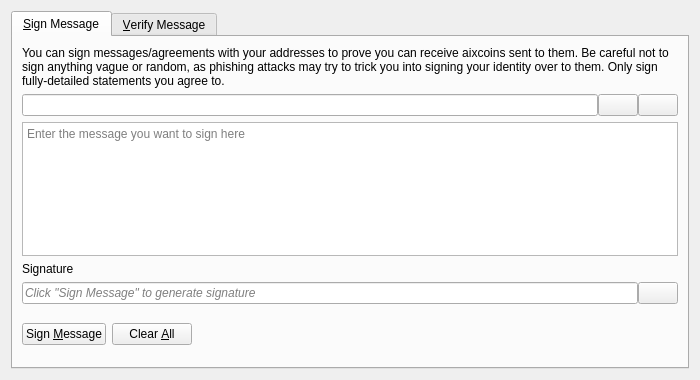
<?xml version="1.0" encoding="UTF-8"?>
<ui version="4.0">
 <class>SignVerifyMessageDialog</class>
 <widget class="QDialog" name="SignVerifyMessageDialog">
  <property name="geometry">
   <rect>
    <x>0</x>
    <y>0</y>
    <width>700</width>
    <height>380</height>
   </rect>
  </property>
  <property name="windowTitle">
   <string>Signatures - Sign / Verify a Message</string>
  </property>
  <property name="modal">
   <bool>true</bool>
  </property>
  <layout class="QVBoxLayout" name="verticalLayout">
   <item>
    <widget class="QTabWidget" name="tabWidget">
     <property name="currentIndex">
      <number>0</number>
     </property>
     <widget class="QWidget" name="tabSignMessage">
      <attribute name="title">
       <string>&amp;Sign Message</string>
      </attribute>
      <layout class="QVBoxLayout" name="verticalLayout_SM">
       <item>
        <widget class="QLabel" name="infoLabel_SM">
         <property name="text">
          <string>You can sign messages/agreements with your addresses to prove you can receive aixcoins sent to them. Be careful not to sign anything vague or random, as phishing attacks may try to trick you into signing your identity over to them. Only sign fully-detailed statements you agree to.</string>
         </property>
         <property name="textFormat">
          <enum>Qt::PlainText</enum>
         </property>
         <property name="wordWrap">
          <bool>true</bool>
         </property>
        </widget>
       </item>
       <item>
        <layout class="QHBoxLayout" name="horizontalLayout_1_SM">
         <property name="spacing">
          <number>0</number>
         </property>
         <item>
          <widget class="QValidatedLineEdit" name="addressIn_SM">
           <property name="toolTip">
            <string>The Aixcoin address to sign the message with</string>
           </property>
          </widget>
         </item>
         <item>
          <widget class="QPushButton" name="addressBookButton_SM">
           <property name="toolTip">
            <string>Choose previously used address</string>
           </property>
           <property name="text">
            <string/>
           </property>
           <property name="icon">
            <iconset resource="../aixcoin.qrc">
             <normaloff>:/icons/address-book</normaloff>:/icons/address-book</iconset>
           </property>
           <property name="shortcut">
            <string>Alt+A</string>
           </property>
           <property name="autoDefault">
            <bool>false</bool>
           </property>
          </widget>
         </item>
         <item>
          <widget class="QPushButton" name="pasteButton_SM">
           <property name="toolTip">
            <string>Paste address from clipboard</string>
           </property>
           <property name="text">
            <string/>
           </property>
           <property name="icon">
            <iconset resource="../aixcoin.qrc">
             <normaloff>:/icons/editpaste</normaloff>:/icons/editpaste</iconset>
           </property>
           <property name="shortcut">
            <string>Alt+P</string>
           </property>
           <property name="autoDefault">
            <bool>false</bool>
           </property>
          </widget>
         </item>
        </layout>
       </item>
       <item>
        <widget class="QPlainTextEdit" name="messageIn_SM">
         <property name="toolTip">
          <string>Enter the message you want to sign here</string>
         </property>
         <property name="placeholderText">
          <string>Enter the message you want to sign here</string>
         </property>
        </widget>
       </item>
       <item>
        <widget class="QLabel" name="signatureLabel_SM">
         <property name="text">
          <string>Signature</string>
         </property>
         <property name="textFormat">
          <enum>Qt::PlainText</enum>
         </property>
        </widget>
       </item>
       <item>
        <layout class="QHBoxLayout" name="horizontalLayout_2_SM">
         <property name="spacing">
          <number>0</number>
         </property>
         <item>
          <widget class="QLineEdit" name="signatureOut_SM">
           <property name="placeholderText">
            <string>Click "Sign Message" to generate signature</string>
           </property>
           <property name="font">
            <font>
             <italic>true</italic>
            </font>
           </property>
           <property name="readOnly">
            <bool>true</bool>
           </property>
          </widget>
         </item>
         <item>
          <widget class="QPushButton" name="copySignatureButton_SM">
           <property name="toolTip">
            <string>Copy the current signature to the system clipboard</string>
           </property>
           <property name="text">
            <string/>
           </property>
           <property name="icon">
            <iconset resource="../aixcoin.qrc">
             <normaloff>:/icons/editcopy</normaloff>:/icons/editcopy</iconset>
           </property>
           <property name="autoDefault">
            <bool>false</bool>
           </property>
          </widget>
         </item>
        </layout>
       </item>
       <item>
        <layout class="QHBoxLayout" name="horizontalLayout_3_SM">
         <item>
          <widget class="QPushButton" name="signMessageButton_SM">
           <property name="toolTip">
            <string>Sign the message to prove you own this Aixcoin address</string>
           </property>
           <property name="text">
            <string>Sign &amp;Message</string>
           </property>
           <property name="icon">
            <iconset resource="../aixcoin.qrc">
             <normaloff>:/icons/edit</normaloff>:/icons/edit</iconset>
           </property>
           <property name="autoDefault">
            <bool>false</bool>
           </property>
          </widget>
         </item>
         <item>
          <widget class="QPushButton" name="clearButton_SM">
           <property name="toolTip">
            <string>Reset all sign message fields</string>
           </property>
           <property name="text">
            <string>Clear &amp;All</string>
           </property>
           <property name="icon">
            <iconset resource="../aixcoin.qrc">
             <normaloff>:/icons/remove</normaloff>:/icons/remove</iconset>
           </property>
           <property name="autoDefault">
            <bool>false</bool>
           </property>
          </widget>
         </item>
         <item>
          <spacer name="horizontalSpacer_1_SM">
           <property name="orientation">
            <enum>Qt::Horizontal</enum>
           </property>
           <property name="sizeHint" stdset="0">
            <size>
             <width>40</width>
             <height>48</height>
            </size>
           </property>
          </spacer>
         </item>
         <item>
          <widget class="QLabel" name="statusLabel_SM">
           <property name="font">
            <font>
             <weight>75</weight>
             <bold>true</bold>
            </font>
           </property>
           <property name="text">
            <string/>
           </property>
           <property name="wordWrap">
            <bool>true</bool>
           </property>
          </widget>
         </item>
         <item>
          <spacer name="horizontalSpacer_2_SM">
           <property name="orientation">
            <enum>Qt::Horizontal</enum>
           </property>
           <property name="sizeHint" stdset="0">
            <size>
             <width>40</width>
             <height>48</height>
            </size>
           </property>
          </spacer>
         </item>
        </layout>
       </item>
      </layout>
     </widget>
     <widget class="QWidget" name="tabVerifyMessage">
      <attribute name="title">
       <string>&amp;Verify Message</string>
      </attribute>
      <layout class="QVBoxLayout" name="verticalLayout_VM">
       <item>
        <widget class="QLabel" name="infoLabel_VM">
         <property name="text">
          <string>Enter the receiver's address, message (ensure you copy line breaks, spaces, tabs, etc. exactly) and signature below to verify the message. Be careful not to read more into the signature than what is in the signed message itself, to avoid being tricked by a man-in-the-middle attack. Note that this only proves the signing party receives with the address, it cannot prove sendership of any transaction!</string>
         </property>
         <property name="textFormat">
          <enum>Qt::PlainText</enum>
         </property>
         <property name="alignment">
          <set>Qt::AlignLeading|Qt::AlignLeft|Qt::AlignTop</set>
         </property>
         <property name="wordWrap">
          <bool>true</bool>
         </property>
        </widget>
       </item>
       <item>
        <layout class="QHBoxLayout" name="horizontalLayout_1_VM">
         <property name="spacing">
          <number>0</number>
         </property>
         <item>
          <widget class="QValidatedLineEdit" name="addressIn_VM">
           <property name="toolTip">
            <string>The Aixcoin address the message was signed with</string>
           </property>
          </widget>
         </item>
         <item>
          <widget class="QPushButton" name="addressBookButton_VM">
           <property name="toolTip">
            <string>Choose previously used address</string>
           </property>
           <property name="text">
            <string/>
           </property>
           <property name="icon">
            <iconset resource="../aixcoin.qrc">
             <normaloff>:/icons/address-book</normaloff>:/icons/address-book</iconset>
           </property>
           <property name="shortcut">
            <string>Alt+A</string>
           </property>
           <property name="autoDefault">
            <bool>false</bool>
           </property>
          </widget>
         </item>
        </layout>
       </item>
       <item>
        <widget class="QPlainTextEdit" name="messageIn_VM">
          <property name="toolTip">
            <string>The signed message to verify</string>
          </property>
          <property name="placeholderText">
            <string>The signed message to verify</string>
          </property>
        </widget>
       </item>
       <item>
        <widget class="QValidatedLineEdit" name="signatureIn_VM">
          <property name="toolTip">
            <string>The signature given when the message was signed</string>
          </property>
          <property name="placeholderText">
            <string>The signature given when the message was signed</string>
          </property>
        </widget>
       </item>
       <item>
        <layout class="QHBoxLayout" name="horizontalLayout_2_VM">
         <item>
          <widget class="QPushButton" name="verifyMessageButton_VM">
           <property name="toolTip">
            <string>Verify the message to ensure it was signed with the specified Aixcoin address</string>
           </property>
           <property name="text">
            <string>Verify &amp;Message</string>
           </property>
           <property name="icon">
            <iconset resource="../aixcoin.qrc">
             <normaloff>:/icons/transaction_0</normaloff>:/icons/transaction_0</iconset>
           </property>
           <property name="autoDefault">
            <bool>false</bool>
           </property>
          </widget>
         </item>
         <item>
          <widget class="QPushButton" name="clearButton_VM">
           <property name="toolTip">
            <string>Reset all verify message fields</string>
           </property>
           <property name="text">
            <string>Clear &amp;All</string>
           </property>
           <property name="icon">
            <iconset resource="../aixcoin.qrc">
             <normaloff>:/icons/remove</normaloff>:/icons/remove</iconset>
           </property>
           <property name="autoDefault">
            <bool>false</bool>
           </property>
          </widget>
         </item>
         <item>
          <spacer name="horizontalSpacer_1_VM">
           <property name="orientation">
            <enum>Qt::Horizontal</enum>
           </property>
           <property name="sizeHint" stdset="0">
            <size>
             <width>40</width>
             <height>48</height>
            </size>
           </property>
          </spacer>
         </item>
         <item>
          <widget class="QLabel" name="statusLabel_VM">
           <property name="font">
            <font>
             <weight>75</weight>
             <bold>true</bold>
            </font>
           </property>
           <property name="text">
            <string/>
           </property>
           <property name="wordWrap">
            <bool>true</bool>
           </property>
          </widget>
         </item>
         <item>
          <spacer name="horizontalSpacer_2_VM">
           <property name="orientation">
            <enum>Qt::Horizontal</enum>
           </property>
           <property name="sizeHint" stdset="0">
            <size>
             <width>40</width>
             <height>48</height>
            </size>
           </property>
          </spacer>
         </item>
        </layout>
       </item>
      </layout>
     </widget>
    </widget>
   </item>
  </layout>
 </widget>
 <customwidgets>
  <customwidget>
   <class>QValidatedLineEdit</class>
   <extends>QLineEdit</extends>
   <header>qt/qvalidatedlineedit.h</header>
  </customwidget>
 </customwidgets>
 <resources>
  <include location="../aixcoin.qrc"/>
 </resources>
 <connections/>
</ui>
